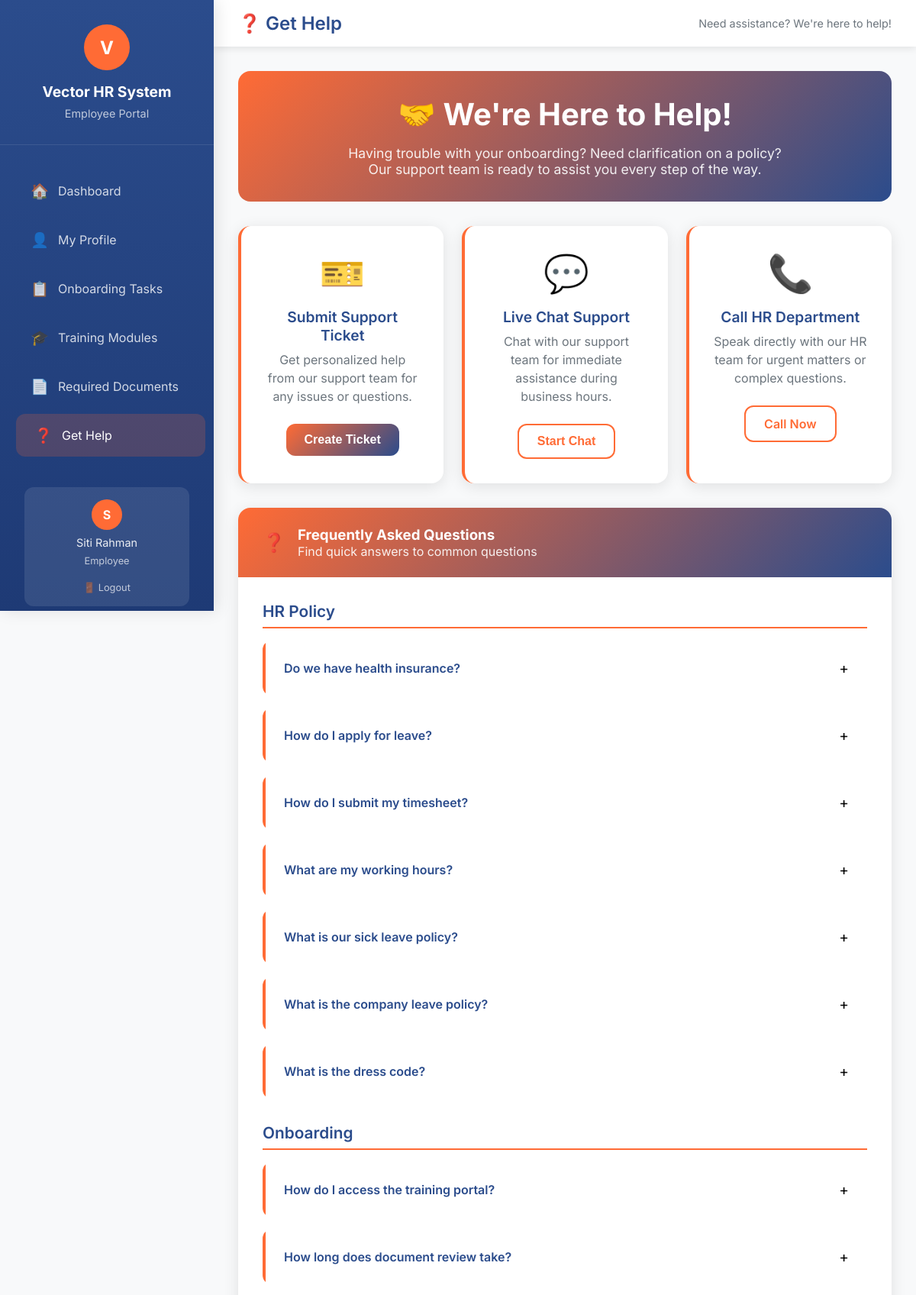
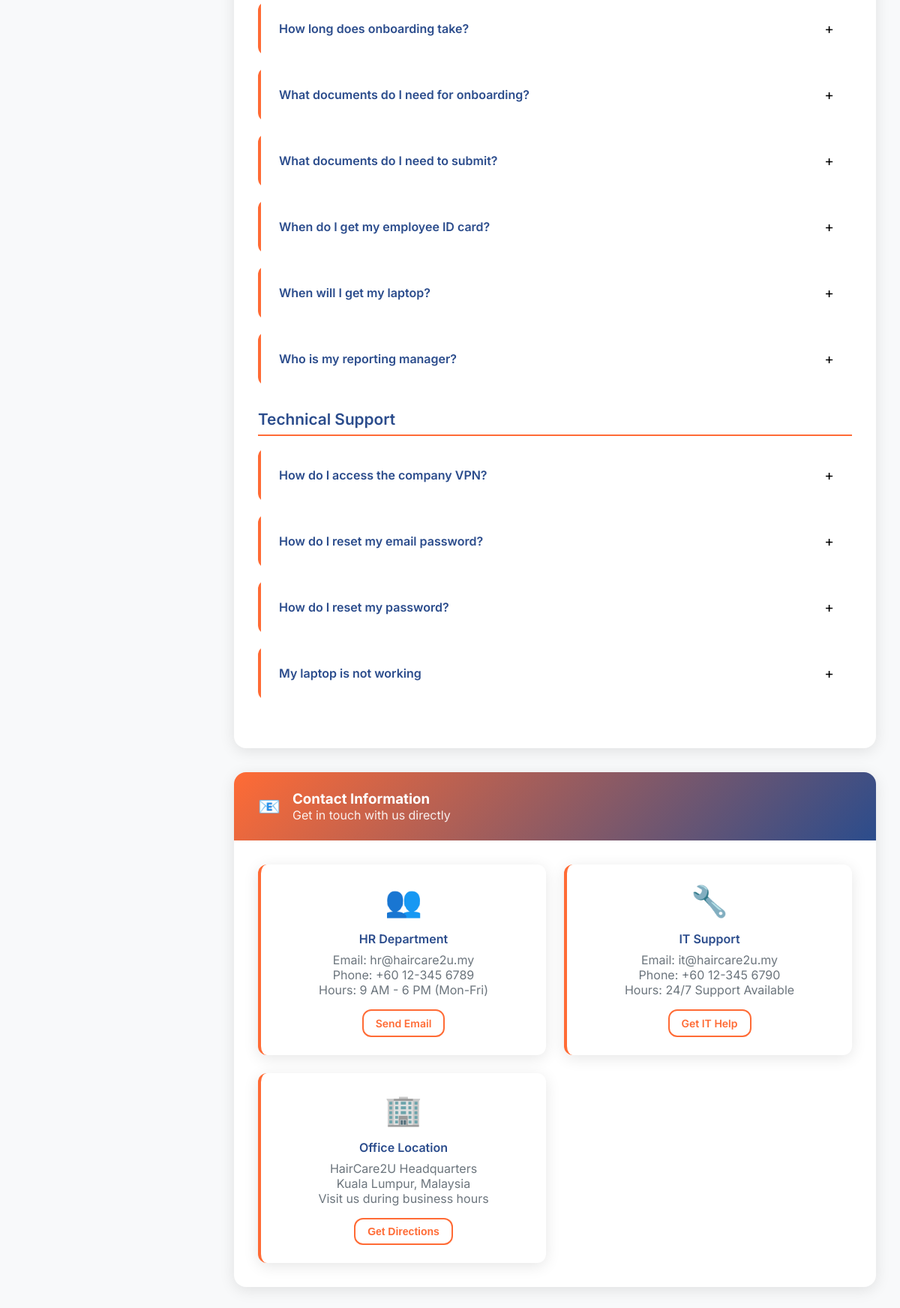
/get-help.php (signed in), run on the app's committed database (2 pictures, top to bottom).
### tables this page shows
CREATE TABLE `users` (
  `id` int(11) NOT NULL,
  `username` varchar(50) NOT NULL,
  `email` varchar(100) NOT NULL,
  `password` varchar(255) NOT NULL,
  `full_name` varchar(100) NOT NULL,
  `role` enum('hr','candidate','employee') NOT NULL,
  `status` enum('active','inactive') DEFAULT 'active',
  `created_at` timestamp NOT NULL DEFAULT current_timestamp(),
  `updated_at` timestamp NOT NULL DEFAULT current_timestamp() ON UPDATE current_timestamp(),
  `reset_token` varchar(64) DEFAULT NULL,
  `reset_expires` datetime DEFAULT NULL,
  `job_position_id` int(11) DEFAULT NULL,
  `department` varchar(50) DEFAULT 'ALL'
);

CREATE TABLE `chatbot_faq` (
  `id` int(11) NOT NULL,
  `question` varchar(255) NOT NULL,
  `answer` text NOT NULL,
  `category` varchar(50) DEFAULT NULL,
  `keywords` text DEFAULT NULL,
  `is_active` tinyint(1) DEFAULT 1,
  `created_at` timestamp NOT NULL DEFAULT current_timestamp()
);

### get-help.php (the view, shortened to what this page needs)
<?php
require_once 'includes/functions.php';
$user_id = $_SESSION['user_id'];
$stmt = $connection->prepare("SELECT * FROM users WHERE id = ?");
$stmt->bind_param("i", $user_id);
$stmt->execute();
$employee = $stmt->get_result()->fetch_assoc();
$hidden_categories = ['general', 'greeting', 'company'];
$category_placeholders = str_repeat('?,', count($hidden_categories) - 1) . '?';
try {
    $stmt = $connection->prepare("
        SELECT
            id,
            question,
            answer,
            category,
            keywords
        FROM chatbot_faq
        WHERE is_active = 1
        AND category NOT IN ($category_placeholders)
        ORDER BY category, question
    ");
    $stmt->bind_param(str_repeat('s', count($hidden_categories)), ...$hidden_categories);
    $stmt->execute();
    $faqs = $stmt->get_result()->fetch_all(MYSQLI_ASSOC);
    $faq_categories = [];
    foreach ($faqs as $faq) {
        $category = $faq['category'] ?: 'general';
        if (!isset($faq_categories[$category])) {
            $faq_categories[$category] = [];
        }
        $faq_categories[$category][] = $faq;
    }
} catch(Exception $e) {
    $error = "Database error: " . $e->getMessage();
    $faqs = [];
    $faq_categories = [];
}
$category_names = [
    'onboarding' => 'Onboarding',
    'hr_policy' => 'HR Policy',
    'technical' => 'Technical Support',
    'general' => 'General'
];
?>
<!DOCTYPE html>
<html lang="en">
<head>
</head>
<body>
    <div class="sidebar" id="sidebar">
        <div class="sidebar-brand">
            <div class="logo">V</div>
            <h3>Vector HR System</h3>
            <p>Employee Portal</p>
        </div>
        <ul class="sidebar-nav">
            <li>
                <a href="employee-dashboard.php" class="<?php echo basename($_SERVER['PHP_SELF']) == 'employee-dashboard.php' ? 'active' : ''; ?>">
                    <span class="icon">🏠</span>
                    <span>Dashboard</span>
                </a>
            </li>
            <li>
                <a href="employee-profile.php" class="<?php echo basename($_SERVER['PHP_SELF']) == 'employee-profile.php' ? 'active' : ''; ?>">
                    <span class="icon">👤</span>
                    <span>My Profile</span>
                </a>
            </li>
            <li>
                <a href="onboarding-tasks.php" class="<?php echo basename($_SERVER['PHP_SELF']) == 'onboarding-tasks.php' ? 'active' : ''; ?>">
                    <span class="icon">📋</span>
                    <span>Onboarding Tasks</span>
                </a>
            </li>
            <li>
                <a href="training-modules.php" class="<?php echo basename($_SERVER['PHP_SELF']) == 'training-modules.php' ? 'active' : ''; ?>">
                    <span class="icon">🎓</span>
                    <span>Training Modules</span>
                </a>
            </li>
            <li>
                <a href="required-documents.php" class="<?php echo basename($_SERVER['PHP_SELF']) == 'required-documents.php' ? 'active' : ''; ?>">
                    <span class="icon">📄</span>
                    <span>Required Documents</span>
                </a>
            </li>
            <li>
                <a href="get-help.php" class="<?php echo basename($_SERVER['PHP_SELF']) == 'get-help.php' ? 'active' : ''; ?>">
                    <span class="icon">❓</span>
                    <span>Get Help</span>
                </a>
            </li>
        </ul>
        <div class="sidebar-footer">
            <div class="user-profile">
                <div class="avatar"><?php echo substr($employee['full_name'], 0, 1); ?></div>
                <div style="color: rgba(255,255,255,0.9); font-size: 0.9rem; margin-bottom: 0.5rem;">
                    <?php echo htmlspecialchars($employee['full_name']); ?>
                </div>
                <div style="color: rgba(255,255,255,0.7); font-size: 0.8rem; margin-bottom: 1rem;">
                    Employee
                </div>
                <a href="logout.php" style="color: rgba(255,255,255,0.7); text-decoration: none; font-size: 0.8rem;">
                    🚪 Logout
                </a>
            </div>
        </div>
    </div>
    <div class="main-content">
        <div class="topbar">
            <h1 class="page-title">❓ Get Help</h1>
            <div class="topbar-actions">
                <span style="color: #6c757d; font-size: 0.9rem;">
                    Need assistance? We're here to help!
                </span>
            </div>
        </div>
        <div class="content-area">
            <div class="hero-section">
                <h2>🤝 We're Here to Help!</h2>
                <p>
                    Having trouble with your onboarding? Need clarification on a policy?
                    Our support team is ready to assist you every step of the way.
                </p>
            </div>
            <div class="quick-actions">
                <div class="action-card">
                    <div class="action-icon">🎫</div>
                    <div class="action-title">Submit Support Ticket</div>
                    <div class="action-description">
                        Get personalized help from our support team for any issues or questions.
                    </div>
                    <button class="btn btn-primary" onclick="openTicketModal()">
                        Create Ticket
                    </button>
                </div>
                <div class="action-card">
                    <div class="action-icon">💬</div>
                    <div class="action-title">Live Chat Support</div>
                    <div class="action-description">
                        Chat with our support team for immediate assistance during business hours.
                    </div>
                    <button class="btn btn-outline" onclick="openChatbot()">
                        Start Chat
                    </button>
                </div>
                <div class="action-card">
                    <div class="action-icon">📞</div>
                    <div class="action-title">Call HR Department</div>
                    <div class="action-description">
                        Speak directly with our HR team for urgent matters or complex questions.
                    </div>
                    <a href="tel:+60123456789" class="btn btn-outline">
                        Call Now
                    </a>
                </div>
            </div>
            <div class="card">
                <div class="card-header">
                    <span class="icon">❓</span>
                    <div>
                        <h3>Frequently Asked Questions</h3>
                        <p style="margin: 0; opacity: 0.9;">Find quick answers to common questions</p>
                    </div>
                </div>
                <div class="card-body">
                    <?php foreach ($faq_categories as $category => $category_faqs): ?>
                        <div class="faq-category">
                            <div class="category-title">
                                <?php echo $category_names[$category] ?? ucfirst($category); ?>
                            </div>
                            <?php foreach ($category_faqs as $faq): ?>
                                <div class="faq-item">
                                    <div class="faq-question" onclick="toggleFaq(this)">
                                        <span class="faq-text"><?php echo htmlspecialchars($faq['question']); ?></span>
                                        <span class="faq-toggle">+</span>
                                    </div>
                                </div>
                            <?php endforeach; ?>
                        </div>
                    <?php endforeach; ?>
                </div>
            </div>
            <div class="card">
                <div class="card-header">
                    <span class="icon">📧</span>
                    <div>
                        <h3>Contact Information</h3>
                        <p style="margin: 0; opacity: 0.9;">Get in touch with us directly</p>
                    </div>
                </div>
                <div class="card-body">
                    <div class="contact-grid">
                        <div class="contact-card">
                            <div class="contact-icon">👥</div>
                            <div class="contact-title">HR Department</div>
                            <div class="contact-info">
                                Email: hr@haircare2u.my<br>
                                Phone: +60 12-345 6789<br>
                                Hours: 9 AM - 6 PM (Mon-Fri)
                            </div>
                            <a href="mailto:hr@haircare2u.my" class="btn btn-outline btn-sm">
                                Send Email
                            </a>
                        </div>
                        <div class="contact-card">
                            <div class="contact-icon">🔧</div>
                            <div class="contact-title">IT Support</div>
                            <div class="contact-info">
                                Email: it@haircare2u.my<br>
                                Phone: +60 12-345 6790<br>
                                Hours: 24/7 Support Available
                            </div>
                            <a href="mailto:it@haircare2u.my" class="btn btn-outline btn-sm">
                                Get IT Help
                            </a>
                        </div>
                        <div class="contact-card">
                            <div class="contact-icon">🏢</div>
                            <div class="contact-title">Office Location</div>
                            <div class="contact-info">
                                HairCare2U Headquarters<br>
                                Kuala Lumpur, Malaysia<br>
                                Visit us during business hours
                            </div>
                            <button class="btn btn-outline btn-sm" onclick="alert('Office directions will be provided via email.')">
                                Get Directions
                            </button>
                        </div>
                    </div>
                </div>
            </div>
        </div>
    </div>
</body>
</html>

### data on the page
users: full_name "S", full_name "Siti Rahman"
chatbot_faq: question "Do we have health insurance?"
chatbot_faq: question "How do I apply for leave?"
chatbot_faq: question "How do I submit my timesheet?"
chatbot_faq: question "What are my working hours?"
chatbot_faq: question "What is our sick leave policy?"
chatbot_faq: question "What is the company leave policy?"
chatbot_faq: question "What is the dress code?"
chatbot_faq: question "How do I access the training portal?"
chatbot_faq: question "How long does document review take?"
chatbot_faq: question "How long does onboarding take?"
chatbot_faq: question "What documents do I need for onboarding?"
chatbot_faq: question "What documents do I need to submit?"
chatbot_faq: question "When do I get my employee ID card?"
chatbot_faq: question "When will I get my laptop?"
chatbot_faq: question "Who is my reporting manager?"
chatbot_faq: category "Technical Support", question "My laptop is not working"
chatbot_faq: question "How do I access the company VPN?"
chatbot_faq: question "How do I reset my email password?"
chatbot_faq: question "How do I reset my password?"

### other printed values
$category_names[$category] "HR Policy"
$category_names[$category] "Onboarding"
